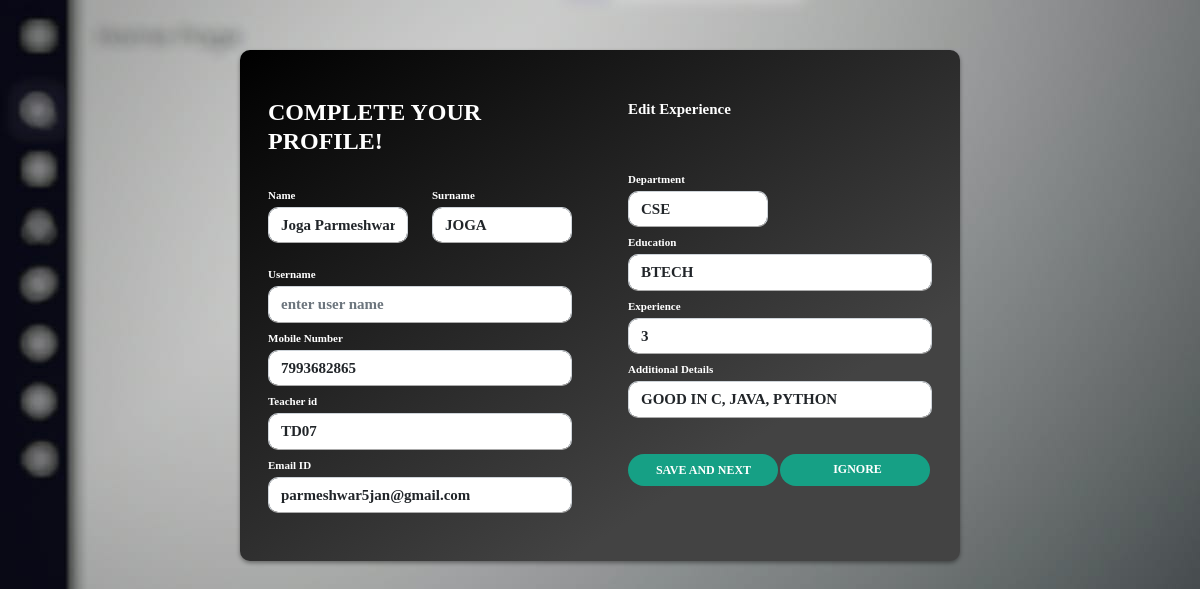
/popupprofile.php (signed in), run on the app's committed database.
### tables this page shows
CREATE TABLE `users` (
  `id` bigint(20) NOT NULL,
  `user_id` bigint(20) NOT NULL,
  `name` varchar(50) DEFAULT NULL,
  `user_name` varchar(100) NOT NULL,
  `password` varchar(100) NOT NULL,
  `email_id` varchar(50) DEFAULT NULL,
  `date` timestamp NOT NULL DEFAULT current_timestamp() ON UPDATE current_timestamp()
);

CREATE TABLE `faculty` (
  `t_id` varchar(50) NOT NULL,
  `user_name` varchar(50) DEFAULT NULL,
  `surname` varchar(20) NOT NULL,
  `ph_no` bigint(20) NOT NULL,
  `experience` int(11) NOT NULL,
  `add_details` varchar(150) NOT NULL,
  `dept` varchar(15) NOT NULL,
  `education` varchar(50) NOT NULL
);

### functions.php (called while the page is built, shortened)
<?php
function check_login($con)
{
	if(isset($_SESSION['user_id']))
	{
		$id = $_SESSION['user_id'];
		$query = "select * from users where user_id = '$id' limit 1";
		$result = mysqli_query($con,$query);
		if($result && mysqli_num_rows($result) > 0)
		{
			$user_data = mysqli_fetch_assoc($result);
			return $user_data;
		}
	}
	die;
}

### popupprofile.php (the view, shortened to what this page needs)
<?php
	include("connection.php");
	include("functions.php");
	$user_data = check_login($con);
?>
<!doctype html>
<html>
    <head>
        <link href='https://cdn.jsdelivr.net/npm/bootstrap@5.0.0-alpha1/dist/css/bootstrap.min.css' rel='stylesheet'>
        <link href='' rel='stylesheet'>
</head>
<body oncontextmenu='return false' class='snippet-body'>
<div class="container">
<form action="dashboard.php" method="post">
    <div class="row">
        <div class="col-md-6">
            <div class="p-3 py-5">
                <div class="d-flex justify-content-between align-items-center mb-3">
                    <h4 class="text-right">COMPLETE YOUR PROFILE!</h4>
                </div>
                <div class="row mt-2">
                    <div class="col-md-6"><label class="labels">Name</label><input type="text" class="form-control" placeholder="first name" value="<?php echo $user_data['name']; ?>"></div>
                    <div class="col-md-6"><label class="labels">Surname</label><input type="text" class="form-control" name="surname" placeholder="surname" value="<?php
                        $sql="select * from faculty";
                        $result= $con->query($sql);
                        if ($result->num_rows > 0) {
                            while($row = $result->fetch_assoc()) {
                                if($row["user_name"] == $user_data['user_name']){
                                    echo "". $row["surname"]."";
                                }
                            }
                        } else {
                            echo "0 results";
                        } ?>"></div>
                </div>
                <div class="row mt-3">
                    <div class="col-md-12"><label class="labels">Username</label><input type="text" class="form-control" placeholder="enter user name" name="user_name"></div>
                    <div class="col-md-12"><label class="labels">Mobile Number</label><input type="text" class="form-control" placeholder="enter phone number" name="ph_no" value="<?php
                     $sql="select * from faculty";
                     $result= $con->query($sql);
                     if ($result->num_rows > 0) {
                         while($row = $result->fetch_assoc()) {
                            if($row["user_name"] == $user_data['user_name']){
                         echo "". $row["ph_no"]."";
                         }
                        }
                     } else {
                         echo "0 results";
                     }
                    ?>"></div>
                    <div class="col-md-12"><label class="labels">Teacher id</label><input type="text" class="form-control" placeholder="Teacher id" name="t_id" value="<?php
                     $sql="select * from faculty";
                     $result= $con->query($sql);
                     if ($result->num_rows > 0) {
                         while($row = $result->fetch_assoc()) {
                            if($row["user_name"] == $user_data['user_name']){
                         echo "". $row["t_id"]."";
                         }
                        }
                     } else {
                         echo "0 results";
                     }
                    ?>"></div>
                    <div class="col-md-12"><label class="labels">Email ID</label><input type="text" class="form-control" placeholder="enter email id" value="<?php echo $user_data['email_id']; ?>"></div>
                </div>
            </div>
        </div>
        <div class="col-md-6">
            <div class="p-3 py-5">
                <div class="d-flex justify-content-between align-items-center experience"><span>Edit Experience</span></div><br>
                <div class="row mt-3">
                <div class="col-md-6"><label class="labels">Department</label><input type="text" class="form-control" placeholder="department" name="dept" value="<?php
                     $sql="select * from faculty";
                     $result= $con->query($sql);
                     if ($result->num_rows > 0) {
                         while($row = $result->fetch_assoc()) {
                            if($row["user_name"] == $user_data['user_name']){
                         echo "". $row["dept"]."";
                         }
                        }
                     } else {
                         echo "0 results";
                     }
                    ?>"></div>
                    <div class="col-md-12"><label class="labels">Education</label><input type="text" class="form-control" placeholder="education" name="education"  value="<?php
                     $sql="select * from faculty";
                     $result= $con->query($sql);
                     if ($result->num_rows > 0) {
                         while($row = $result->fetch_assoc()) {
                            if($row["user_name"] == $user_data['user_name']){
                         echo "". $row["education"]."";
                         }
                        }
                     } else {
                         echo "0 results";
                     }
                    ?>"></div>
                    <div class="col-md-12"><label class="labels">Experience</label><input type="text" class="form-control" placeholder="experience" name="experience" value="<?php
                        $sql="select * from faculty";
                        $result= $con->query($sql);
                        if ($result->num_rows > 0) {
                            while($row = $result->fetch_assoc()) {
                                if($row["user_name"] == $user_data['user_name']){
                            echo "". $row["experience"]."";
                            }
                        }
                        } else {
                            echo "0 results";
                        } ?>"></div> <br>
                <div class="col-md-12"><label class="labels">Additional Details</label><input type="text" class="form-control" placeholder="additional details" name="add_details" value="<?php
                 $sql="select * from faculty";
                 $result= $con->query($sql);
                 if ($result->num_rows > 0) {
                     while($row = $result->fetch_assoc()) {
                        if($row["user_name"] == $user_data['user_name']){
                     echo "". $row["add_details"]."";
                     }
                    }
                 } else {
                     echo "0 results";
                 }
                ?>"></div>
                <div class="row mt-3">
                <div class="col-md-6"><input type="submit" value="Save and Next"></div>
                <div class="col-md-6"><a href="dashboard.php"><input type="submit1" value="IGNORE"></a></div>
                </div>
            </div>
        </div>
                </div>
    </div>
</div>
            </body>
        </html>

### popupprofile.php (style rules this page uses)
body { background-image: url("media/bgpopup.jpeg") ; }
.row { border-collapse: collapse; }
input[type="submit1"] { margin-top: 20px; width: 150px; height: 32px; background: #16a085; border: none; text-align: center; border-radius: 17px; padding-left: 7px; color: #FFF; font-family: 'times new roman'; font-weight: 700; font-size:12px; text-transform: uppercase; transition: 0.1s ease; cursor: pointer; }
.labels { font-size: 11px; }
.col-md-6 { font-family: 'times new roman'; font-weight: 600; font-size: 18px; color: white; }
.col-md-12 { font-family: 'times new roman'; font-weight: 600; font-size: 18px; color: white; }
span { font-family: 'times new roman'; font-weight: 600; font-size: 15px; color: white; }
h4 { font-family: 'times new roman'; font-weight: 600; font-size: 24px; color: white; animation-duration: 8s; animation-name: slidein; }
.form-control { border-radius: 10px; font-family: 'times new roman'; font-weight: 600; font-size: 15px; border-bottom: 1px solid #AAA; }
.container { margin-top: 50px; margin-bottom: 50px; width: 60%; background-color: #000000; background-image: linear-gradient(147deg, #000000 0%, #434343 74%); overflow: auto; border-radius: 10px; box-shadow: 0 2px 4px rgba(0, 0, 0, 0.4); transition: 0.5s; }
input[type="submit"] { margin-top: 20px; width: 150px; height: 32px; background: #16a085; border: none; border-radius: 17px; padding-left: 7px; color: #FFF; font-family: 'times new roman'; font-weight: 700; font-size: 12px; text-transform: uppercase; transition: 0.1s ease; cursor: pointer; }

### data on the page
users: name "Joga Parmeshwar", email "parmeshwar5jan@gmail.com"
faculty: surname "JOGA", ph_no "7993682865", t_id "TD07", dept "CSE", education "BTECH", experience "3", add_details "GOOD IN C, JAVA, PYTHON"
